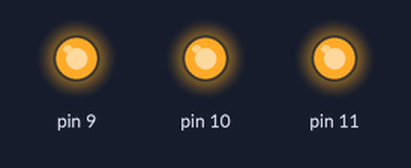
Recording of a sketch running on a simulated Arduino Uno, built with avr-gcc and run on an emulated ATmega328P. Parts: output pins drawn as LEDs (lit = HIGH). What the sketch prints to the serial monitor is not drawn.

Above: at 1.2 s.
At 13.5 s:
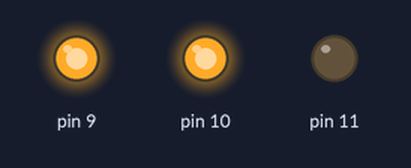
At 25.8 s:
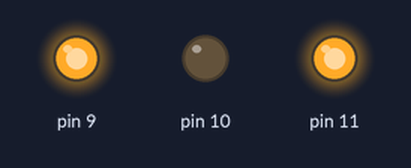
At 39.3 s:
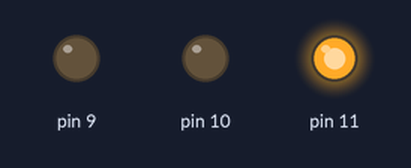
At 51.7 s:
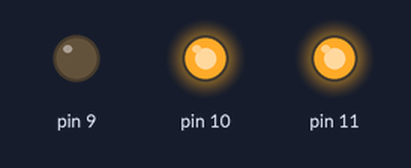
Timing chart, 0 to 52.7 s (numbered marks = the images above):
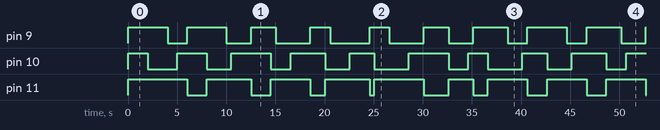

The sketch:

timerWithLed.ino
```cpp
//MANG
void setup() {
  // put your setup code here, to run once:
  Serial.begin(9600);

  pinMode(9, OUTPUT);
  pinMode(10, OUTPUT);
  pinMode(11, OUTPUT);

  digitalWrite(9, HIGH);
  digitalWrite(10, HIGH);
  digitalWrite(11, HIGH);
  delay(500);
}
unsigned long timer1 = 0;
unsigned long timer2 = 0;

int step = 0;

void loop() {
  // put your main code here, to run repeatedly:
  if (millis() - timer1 > 4999)
  {
    timer1 = millis();
    Serial.println("duration 5seconds");
    switch (step) {
      case 0:
        digitalWrite(9, HIGH);
        digitalWrite(10, LOW);
        digitalWrite(11, HIGH);
        delay(500);
        break;
      case 1:
        digitalWrite(9, LOW);
        digitalWrite(10, LOW);
        digitalWrite(11, HIGH);
        delay(500);
        break;
      case 2:
        digitalWrite(9, LOW);
        digitalWrite(10, HIGH);
        digitalWrite(11, HIGH);
        delay(500);
        break;
      case 3:
        digitalWrite(9, HIGH);
        digitalWrite(10, HIGH);
        digitalWrite(11, LOW);
        delay(500);
        break;
      default : break;
    }
    step = step + 1;
  }
  if (millis() - timer2 > 1999)
  {
    timer2 = millis();
    Serial.println("duration 2seconds");
    switch (step) {
      case 0:
        digitalWrite(9, HIGH);
        digitalWrite(10, LOW);
        digitalWrite(11, HIGH);
        delay(500);
        break;
      case 1:
        digitalWrite(9, LOW);
        digitalWrite(10, LOW);
        digitalWrite(11, HIGH);
        delay(500);
        break;
      case 2:
        digitalWrite(9, LOW);
        digitalWrite(10, HIGH);
        digitalWrite(11, HIGH);
        delay(500);
        break;
      case 3:
        digitalWrite(9, HIGH);
        digitalWrite(10, HIGH);
        digitalWrite(11, LOW);
        delay(500);
        break;
      default : break;
    }
    step = step + 1;
  }
  Serial.println(step);
  step = step % 4;

}
```

Measured:
- by itself, pin 9: moves between LOW and HIGH, repeating every 34.2 s
- by itself, pin 10, pin 11: moves between LOW and HIGH, repeating every 40.2 s
- by itself, everything shown: repeats every 40.2 s, in 27 steps
